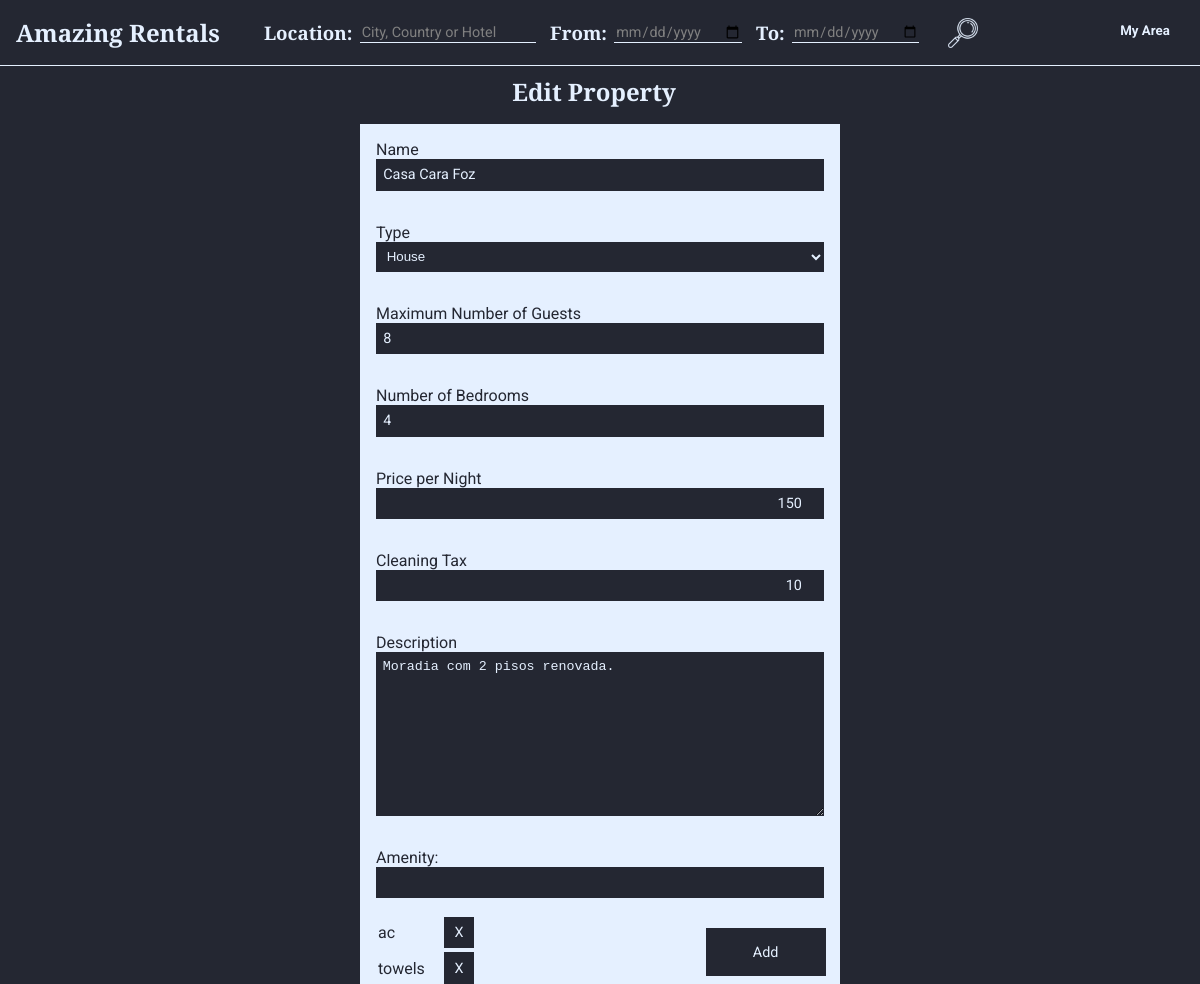
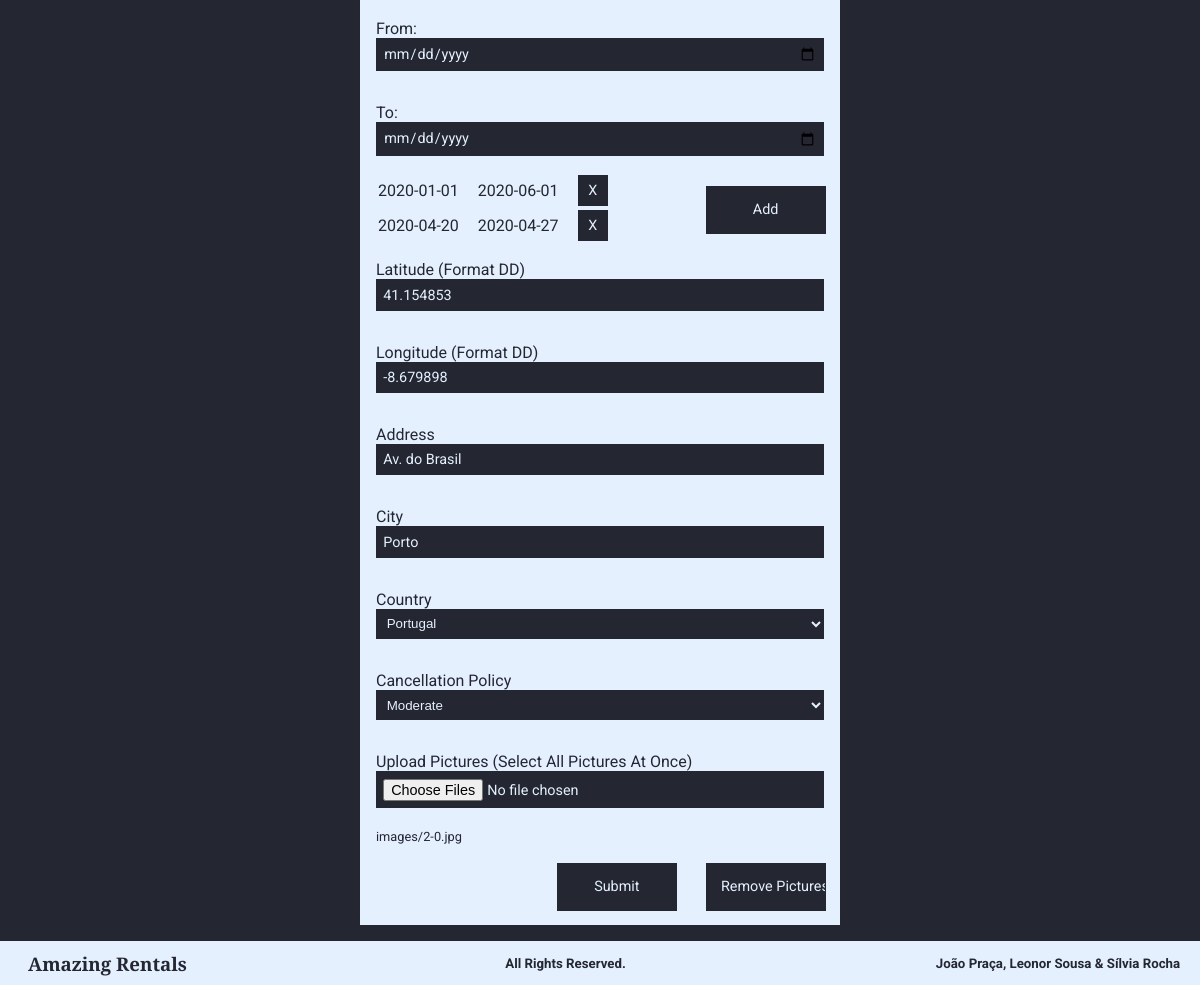
The page /editProperty.php?id=2 (signed in) on the database its author committed (2 pictures, top to bottom).
### tables this page shows
CREATE TABLE Habitacao (
    idHabitacao INTEGER PRIMARY KEY,
    nome        TEXT,
    numQuartos  INTEGER CHECK (numQuartos > 0), 
    maxHospedes INTEGER CHECK (maxHospedes > 0),  
    precoNoite  REAL    CHECK (precoNoite > 0), 
    taxaLimpeza REAL CHECK (taxaLimpeza >= 0), 
    descricao   TEXT,
    latitude    REAL    CHECK(latitude>=-90 and latitude<=90),
    longitude   REAL    CHECK(longitude>=-180 and longitude<=180),
    morada      TEXT,
    idCidade    INTEGER REFERENCES Cidade(idCidade) ON DELETE RESTRICT ON UPDATE RESTRICT, 
    idUtilizador INTEGER REFERENCES Utilizador(idUtilizador) ON DELETE CASCADE ON UPDATE CASCADE,
    idTipo      INTEGER REFERENCES TipoDeHabitacao (idTipo) ON DELETE SET NULL ON UPDATE CASCADE, 
    idPolitica  INTEGER REFERENCES PoliticaDeCancelamento (idPolitica) ON DELETE RESTRICT ON UPDATE CASCADE
);

CREATE TABLE Cidade (
    idCidade    INTEGER PRIMARY KEY,
    nome        VARCHAR(15) NOT NULL, 
    idPais      INTEGER REFERENCES Pais(idPais),
    UNIQUE(nome, idPais)
);

CREATE TABLE Imagem (
    urlImagem   VARCHAR(20) PRIMARY KEY, 
    legenda TEXT,
    idHabitacao   INTEGER REFERENCES Habitacao(idHabitacao) ON DELETE CASCADE ON UPDATE CASCADE
);

### database/habitations.php (called while the page is built, shortened)
<?php
include_once("users.php");
function getTypes(){
    global $db;
    $stmt = $db->prepare('SELECT * FROM TipoDeHabitacao');
    $stmt->execute();
    return $stmt->fetchAll();
}
function getCancellationPolicys(){
    global $db;
    $stmt = $db->prepare('SELECT * FROM PoliticaDeCancelamento');
    $stmt->execute();
    return $stmt->fetchAll();
}
function getHabitationById($id){
    global $db;
    $stmt = $db->prepare('SELECT * FROM Habitacao WHERE idHabitacao=?');
    $stmt->execute(array($id));
    return $stmt->fetch();
}
function getTypeById($id){
    global $db;
    $stmt = $db->prepare('SELECT * FROM TipoDeHabitacao WHERE idTipo=?');
    $stmt->execute(array($id));
    return $stmt->fetch();
}
function getPolicy($id){
    global $db;
    $stmt = $db->prepare('SELECT * FROM PoliticaDeCancelamento WHERE idPolitica=?');
    $stmt->execute(array($id));
    return $stmt->fetch();
}
function getNameCity($id){
    global $db;
    $stmt = $db->prepare('SELECT nome FROM Cidade WHERE idCidade=?');
    $stmt->execute(array($id));
    return $stmt->fetch()['nome'];
}
function getCountryCity($idCity){
    global $db;
    $stmt = $db->prepare('SELECT idPais FROM Cidade JOIN Pais USING (idPais) WHERE idCidade=?');
    $stmt->execute(array($idCity));
    return $stmt->fetch()['idPais'];
}
function getHabitationPictures($id){
    global $db;
    $stmt = $db->prepare('SELECT * FROM Imagem WHERE idHabitacao=?');
    $stmt->execute(array($id));
    return $stmt->fetchAll();
}
?>

### database/users.php (called while the page is built, shortened)
<?php
function getCountries(){
    global $db;
    $stmt = $db->prepare('SELECT * FROM Pais');
    $stmt->execute();
    return $stmt->fetchAll();
}
function getCountryById($id){
    global $db;
    $stmt = $db->prepare('SELECT * FROM Pais WHERE idPais=?');
    $stmt->execute(array($id));
    return $stmt->fetch();
}
?>

### templates/forms/property.php (the view, shortened to what this page needs)
<form id="property_form" class="verticalForm" action=<?=$action_form?> method="post" enctype="multipart/form-data">
    <label> Name
        <input type="text" name="name" value="<?=$name?>" required>
    </label>
    <label> Type
        <select name="types" required>
            <?php
            include_once('database/connection.php');
            include_once('database/habitations.php');
            $types = getTypes();
            foreach ($types as $t) {
                echo '<option value="' . $t['idTipo'] . '"';
                if($type != "" && $type['idTipo'] == $t['idTipo'])
                    echo ' selected ';
                echo '>' . $t['nome'] . '</option>';
            }
            ?>
        </select>
    </label>
    <label> Maximum Number of Guests
        <input type="number" name="numberGuests" value="<?=$numberGuests?>" min="1" required>
    </label>
    <label> Number of Bedrooms
        <input type="number" name="numberBedrooms" value="<?=$numberBedrooms?>"min="1" required>
    </label>
    <label class="currency"> Price per Night
        <input type="number" name="priceNight" value="<?=$priceNight?>" min="0.01" step="0.01" id="priceNight" />
    </label>
    <label class="currency"> Cleaning Tax
        <input type="number" name="cleaningTax" value="<?=$tax?>" min="0.01" step="0.01" id="cleaningTax" />
    </label>
    <label> Description
        <textarea name="description" rows="10"><?=$description?></textarea>
    </label>
    <label>Amenity:
        <input type="text" id="amenities_input" name="amenity">
    </label>
    <input type="button" value="Add" id="amenities_button" class="submit">
    <table id="amenities_table">
    </table>
    <label>From:
        <input id="agenda_input_from" type="date" name="date_from">
    </label>
    <label>To:
        <input id="agenda_input_to" type="date" name="date_to">
    </label>
    <input type="button" value="Add" id="agenda_button" class="submit">
    <table id="agenda">
    </table>
    <label> Latitude (Format DD)
        <input type="number" value="<?=$latitude?>" min="-90" max="90" step="0.000001" id="latitude" name="latitude">
    </label>
    <label> Longitude (Format DD)
        <input type="number" value="<?=$longitude?>" min="-180" max="180" step="0.000001" id="longitude" name="longitude">
    </label>
    <label> Address
        <input type="text" name="address" value="<?=$address?>" required>
    </label>
    <label> City
        <input type="text" name="city" value="<?=$city?>" required>
    </label>
    <label> Country
        <select name="country" value="<?=$country['idPais']?>" required>
            <?php
            include_once('database/connection.php');
            include_once('database/users.php');
            $countries = getCountries();
            foreach ($countries as $country) {
                echo '<option value="' . $country['idPais'] . '">' . $country['nome'] . '</option>';
            }
            ?>
        </select>
    </label>
    <label> Cancellation Policy
        <select name="policies" required>
            <?php
            include_once('database/connection.php');
            include_once('database/habitations.php');
            $policys = getCancellationPolicys();
            foreach ($policys as $policyy) {
                if ($policyy == $policy)
                    echo '<option value="' . $policyy['idPolitica'] . '"selected>' . $policyy['nome'] . '</option>';
                else
                    echo '<option value="' . $policyy['idPolitica'] . '">' . $policyy['nome'] . '</option>';
            }
            ?>
        </select>
    </label>
    <label> Upload Pictures (Select All Pictures At Once)
        <input type="file" name="pictures[]" accept="image/*" multiple value="<?=$image?>" >
    </label>
    <?php
        if(isset($_GET['id'])){
            $pictures=getHabitationPictures($_GET['id']);
            foreach($pictures as $pic){
                echo '<p>' . $pic['urlImagem'] . '</p>';
            }
            $link = "templates/forms/removeAllImages_action.php?id=" . $_GET['id'];
    ?>
        <input type="button" value="Remove Pictures" id="rem_pictures_button" class="submit" onclick="window.location.replace('<?=$link?>');">
    <?php } ?>
    <input class="submit" type="submit" value="Submit" id="submitProperty">
</form>

### style.css (style rules this page uses)
:root { --myDarkBlue: #242732; --myLightBlue: #E5F0FF; --titlesFont: Arvo, Courier, sans-serif; --bodyFont: Roboto, sans-serif; }
h4, h5, h6, p, span, input, label, tr, a, button { font-family: var(--bodyFont); }
p { font-size: 0.8em; }
body { background-color: var(--myDarkBlue); color: var(--myLightBlue); }
input, select, textarea { background: var(--myLightBlue); color: var(--myDarkBlue); border-style: none; }
.currency input { text-align: right; }
.currency { display: inline-block; position: relative; }
.currency::before { position: absolute; content: ""; }
.verticalForm { background: var(--myLightBlue); color: var(--myDarkBlue); }
.verticalForm input, .verticalForm select, .verticalForm textarea { background: var(--myDarkBlue); color: var(--myLightBlue); }
.submit { background: var(--myDarkBlue); color: var(--myLightBlue); text-align: center; border-style: solid; border-width: thin; border-color: var(--myDarkBlue); }
#search p, input { font-size: 0.9em; }

### layout.css (style rules this page uses)
html, body { height: 100%; }
body { display: flex; flex-direction: column; margin: 0; padding: 0; }
.verticalForm { margin: 1em 0 0 0; text-align: left; width: 40% }
.verticalForm input, .verticalForm select, textarea { display: block; width: 100%; padding: 0.5em; -webkit-box-sizing: border-box; -moz-box-sizing: border-box; box-sizing: border-box; }
.verticalForm label { display: block; padding: 1em; }
.verticalForm p { margin-left: 1rem; }
.verticalForm .submit { width: 25%; float: right; margin: 1em; padding: 1em; }
#amenities_table, #agenda { display: block; }
.rightText h1, h3, h4, p { margin: 0; padding: 0.3rem 0 0.3rem 0; }

### rows shown on the page
habitacao: name "Casa Cara Foz", numberGuests "8", numberBedrooms "4", priceNight "150", cleaningTax "10", description "Moradia com 2 pisos renovada.", latitude "41.154853", longitude "-8.679898", address "Av. do Brasil", city "Porto"
imagem: urlImagem "images/2-0.jpg"

### other values the page prints
form field types "House"
form field country "Portugal"
form field policies "Moderate"
